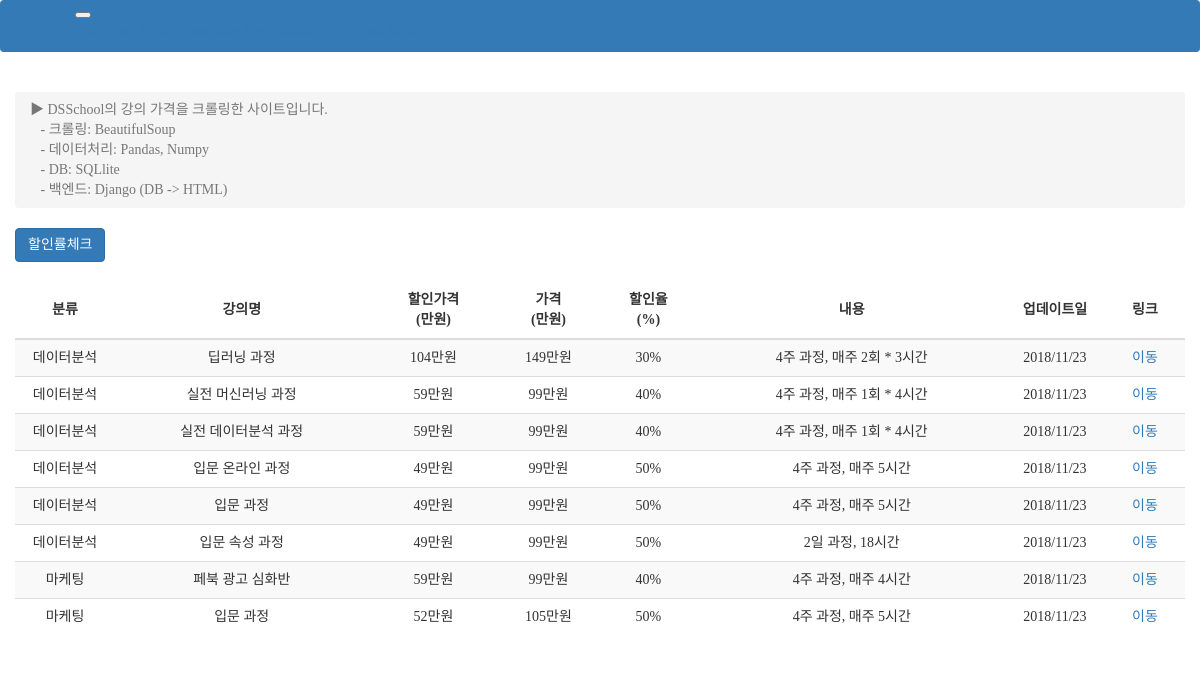
The page /dsschool/ on the database as committed earlier.
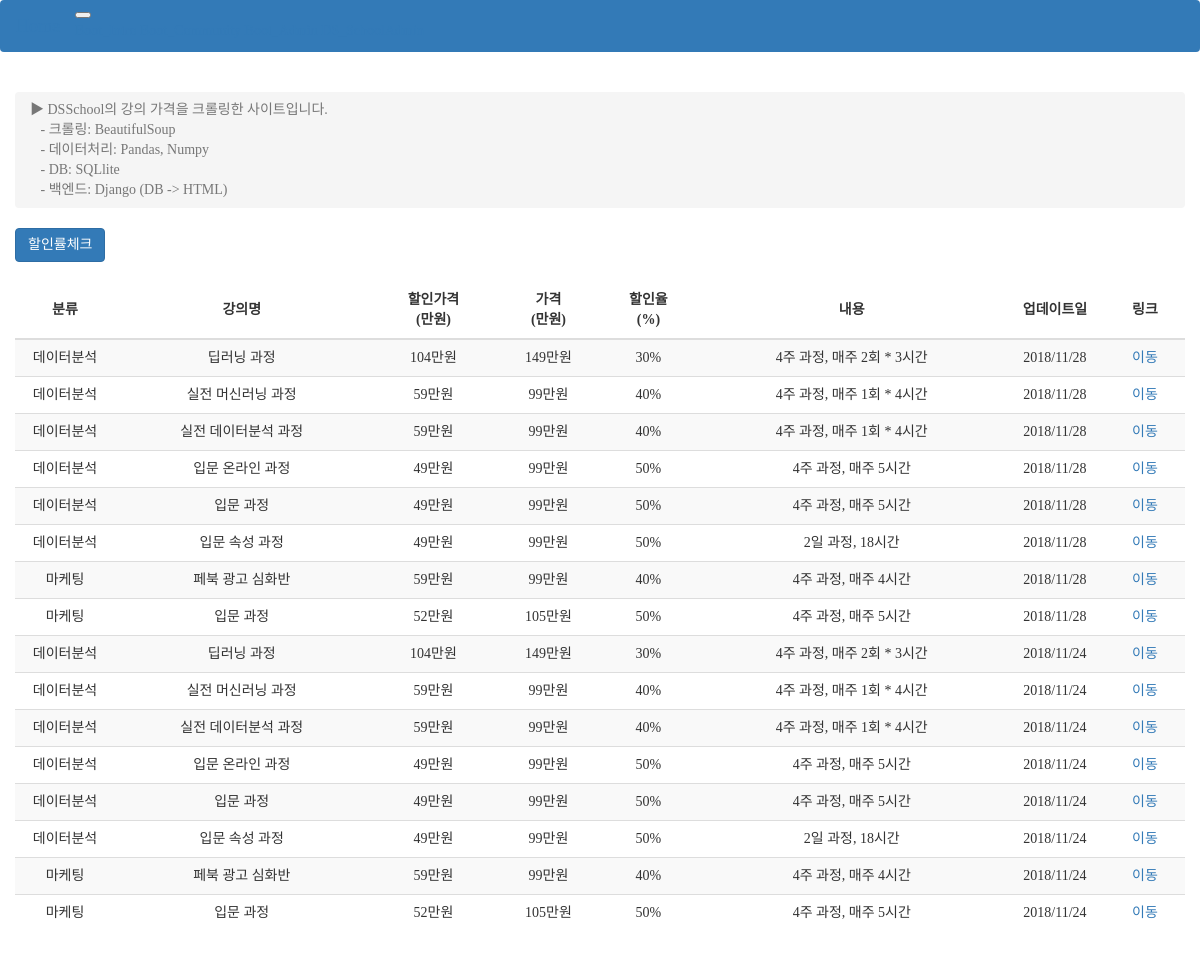
The same page on the database as committed later.
### dsschool/models.py (models this page shows, shortened)
class Price(models.Model):
    name = models.CharField(max_length=50)
    summary = models.TextField()
    price = models.PositiveIntegerField()
    discount = models.PositiveIntegerField()
    discount_price = models.PositiveIntegerField(blank=True, default=0)
    category = models.CharField(max_length=20)
    link = models.TextField()
    update_date = models.DateTimeField()
    class Meta:
        ordering = ['-update_date', '-id']  # ==> desc로 정렬

### dsschool/views.py (the view)
# urls.py: path('', views.index, name='index'),
def index(request):
    if request.method == "POST":
        df = dsschool()
        message = df_sql(df)
        prices_list = Price.objects.all()  # .order_by('-update_date')
        return render(request, 'dsschool/index.html', {'prices_list': prices_list, 'message': message})
    else:
        prices_list = Price.objects.all()  # .order_by('-update_date')
        return render(request, 'dsschool/index.html', {'prices_list': prices_list})

### dsschool/templates/dsschool/index.html (shortened to what this page needs)
{% extends "dsschool/layout.html" %}
{% load humanize %}
{% load static %}
{% block main %}
    <form method="POST" class="post-form">
        <button type="submit" class="save btn btn-primary">할인률체크</button>
        <small>&nbsp;{{message}}</small>
    </form>
    <br>
    <table class="table table-dark table-striped" border="0" cellspacing="0" >
        <thead>
            <tr>
                <th scope="col" class="category" style="width: 100px; text-align: center; vertical-align: middle;"><span>분류</span></th>
                <th scope="col" class="name" style="text-align: center; vertical-align: middle;">강의명</th>
                <th scope="col" class="discount_price" style="width: 130px; text-align: center; vertical-align: middle;"><span>할인가격<br>(만원)</span></th>
                <th scope="col" class="price mobile" style="width: 100px; text-align: center; vertical-align: middle;"><span>가격<br>(만원)</span></th>
                <th scope="col" class="discount" style="width: 100px; text-align: center; vertical-align: middle;"><span>할인율<br>(%)</span></th>
                <th scope="col" class="summary mobile" style="text-align: center; vertical-align: middle;"><span>내용</span></th>
                <th scope="col" class="update_date mobile" style="width: 100px; text-align: center; vertical-align: middle;"><span>업데이트일</span></th>
                <th scope="col" class="link" style="width: 80px; text-align: center; vertical-align: middle;"><span>링크</span></th>
            </tr>
        </thead>
        <tbody>
            {% load mathfilters %}
            {% for price in prices_list %}
                <tr class="prices_list">
                    <td scope="row" class="category" style="text-align: center; vertical-align: middle;">{{price.category}}</td>
                    <td class="name" style="text-align: center; vertical-align: middle;">{{price.name}}</td>
                    <td class="discount_price" style="text-align: center; vertical-align: middle;">{{price.discount_price}}만원</td>
                    <td class="price mobile" style="text-align: center; vertical-align: middle;">{{price.price}}만원</td>
                    <td class="discount" style="text-align: center; vertical-align: middle;">{{price.discount}}%</td>
                    <td class="summary mobile" style="text-align: center; vertical-align: middle;">{{price.summary}}</td>
                    <td class="update_date mobile" style="text-align: center; vertical-align: middle;">{{price.update_date|date:"Y/m/d"}}</td>
                    <td class="link" style="text-align: center; vertical-align: middle;"><a href={{price.link}}>이동</a></td>
                </tr>
            {% endfor %}
        </tbody>
    </table>
{% endblock %}

### dsschool/templates/dsschool/layout.html (shortened to what this page needs)
{% extends "layout.html" %}
{% load humanize %}
{% load static %}
{% block css %}
  <link rel="stylesheet" href="{% static 'css/dsschool/custom.css' %}">
{% endblock %}
{% block app_content %}
<br>
<div class="container mt-5 col-lg-12">
  <ol class="breadcrumb col-lg-12">
    <li class="active">
      ▶︎ DSSchool의 강의 가격을 크롤링한 사이트입니다. <br>
        &nbsp;&nbsp; - 크롤링: BeautifulSoup<br>
        &nbsp;&nbsp; - 데이터처리: Pandas, Numpy <br>
        &nbsp;&nbsp; - DB: SQLlite<br>
        &nbsp;&nbsp; - 백엔드: Django (DB -> HTML)<br>
    </li>
  </ol>
</div>
    <main id="main" class="col-md-12 col pl-md-5 pt-3 mb-5 main">
      {% block main %}{% endblock %}
    </main>
{% endblock %}

### ahnbu_portal/templates/layout.html (shortened to what this page needs)
{% load humanize %}
{% load static %}
<!DOCTYPE html>
<html lang="ko">
<head>
  <link rel="stylesheet" href="https://maxcdn.bootstrapcdn.com/bootstrap/3.3.7/css/bootstrap.min.css">
  {% block css %}{% endblock %}
</head>
<body>
  <nav class="navbar navbar-expand-sm navbar-dark bg-primary mb-2 fixed-top">
    <a href="{% url 'home' %}" class="navbar-brand">
    </a>
    <button class="navbar-toggler" type="button" data-toggle="collapse" data-target="#navbar_portal" aria-controls="navbar"
      aria-expanded="false" aria-label="Toggle navigation">
    </button>
    <div class="collapse navbar-collapse justify-content-between" id="navbar_portal">
      <div class="navbar-nav">
        <a href="../boot_intro/index.html" class="nav-item nav-link">Boot_Intro</a>
        <a href="../boot_community/index.html" class="nav-item nav-link">Boot_Community</a>
        <a href="../boot_admin/index.html" class="nav-item nav-link">Boot_Admin</a>
        <a href="../dsschool/index.html" class="nav-item nav-link">DS_School</a>
      </div>
      <div class="navbar-nav mr-sm-2">
        <a href="../admin" class="nav-item nav-link">Admin</a>
      </div>
    </div>
  </nav>
  {% block app_content %}{% endblock %}
  <footer class="col-lg-12 bg-dark mp-5 text-center" style="color:#ffffff;">
  </footer>
</body>
</html>

### ahnbu_portal/static/css/dsschool/custom.css (style rules this page uses)
.navbar-brand, h1, h2, h3, h4 { font-family: 'Jeju Gothic'; }
body { font-family: 'Nanum Gothic'; }

Rows that differ between the two databases and show on the page:
removed Price: category "데이터분석", name "딥러닝 과정", discount_price "104", price "149", discount "30", summary "4주 과정, 매주 2회 * 3시간", update_date "2018/11/23"
removed Price: category "데이터분석", name "실전 머신러닝 과정", discount_price "59", price "99", discount "40", summary "4주 과정, 매주 1회 * 4시간", update_date "2018/11/23"
removed Price: category "데이터분석", name "실전 데이터분석 과정", discount_price "59", price "99", discount "40", summary "4주 과정, 매주 1회 * 4시간", update_date "2018/11/23"
removed Price: category "데이터분석", name "입문 온라인 과정", discount_price "49", price "99", discount "50", summary "4주 과정, 매주 5시간", update_date "2018/11/23"
removed Price: category "데이터분석", name "입문 과정", discount_price "49", price "99", discount "50", summary "4주 과정, 매주 5시간", update_date "2018/11/23"
removed Price: category "데이터분석", name "입문 속성 과정", discount_price "49", price "99", discount "50", summary "2일 과정, 18시간", update_date "2018/11/23"
removed Price: category "마케팅", name "페북 광고 심화반", discount_price "59", price "99", discount "40", summary "4주 과정, 매주 4시간", update_date "2018/11/23"
removed Price: category "마케팅", name "입문 과정", discount_price "52", price "105", discount "50", summary "4주 과정, 매주 5시간", update_date "2018/11/23"
added Price: category "데이터분석", name "딥러닝 과정", discount_price "104", price "149", discount "30", summary "4주 과정, 매주 2회 * 3시간", update_date "2018/11/28"
added Price: category "데이터분석", name "실전 머신러닝 과정", discount_price "59", price "99", discount "40", summary "4주 과정, 매주 1회 * 4시간", update_date "2018/11/28"
added Price: category "데이터분석", name "실전 데이터분석 과정", discount_price "59", price "99", discount "40", summary "4주 과정, 매주 1회 * 4시간", update_date "2018/11/28"
added Price: category "데이터분석", name "입문 온라인 과정", discount_price "49", price "99", discount "50", summary "4주 과정, 매주 5시간", update_date "2018/11/28"
added Price: category "데이터분석", name "입문 과정", discount_price "49", price "99", discount "50", summary "4주 과정, 매주 5시간", update_date "2018/11/28"
added Price: category "데이터분석", name "입문 속성 과정", discount_price "49", price "99", discount "50", summary "2일 과정, 18시간", update_date "2018/11/28"
added Price: category "마케팅", name "페북 광고 심화반", discount_price "59", price "99", discount "40", summary "4주 과정, 매주 4시간", update_date "2018/11/28"
added Price: category "마케팅", name "입문 과정", discount_price "52", price "105", discount "50", summary "4주 과정, 매주 5시간", update_date "2018/11/28"
added Price: category "데이터분석", name "딥러닝 과정", discount_price "104", price "149", discount "30", summary "4주 과정, 매주 2회 * 3시간", update_date "2018/11/24"
added Price: category "데이터분석", name "실전 머신러닝 과정", discount_price "59", price "99", discount "40", summary "4주 과정, 매주 1회 * 4시간", update_date "2018/11/24"
added Price: category "데이터분석", name "실전 데이터분석 과정", discount_price "59", price "99", discount "40", summary "4주 과정, 매주 1회 * 4시간", update_date "2018/11/24"
added Price: category "데이터분석", name "입문 온라인 과정", discount_price "49", price "99", discount "50", summary "4주 과정, 매주 5시간", update_date "2018/11/24"
added Price: category "데이터분석", name "입문 과정", discount_price "49", price "99", discount "50", summary "4주 과정, 매주 5시간", update_date "2018/11/24"
added Price: category "데이터분석", name "입문 속성 과정", discount_price "49", price "99", discount "50", summary "2일 과정, 18시간", update_date "2018/11/24"
added Price: category "마케팅", name "페북 광고 심화반", discount_price "59", price "99", discount "40", summary "4주 과정, 매주 4시간", update_date "2018/11/24"
added Price: category "마케팅", name "입문 과정", discount_price "52", price "105", discount "50", summary "4주 과정, 매주 5시간", update_date "2018/11/24"
